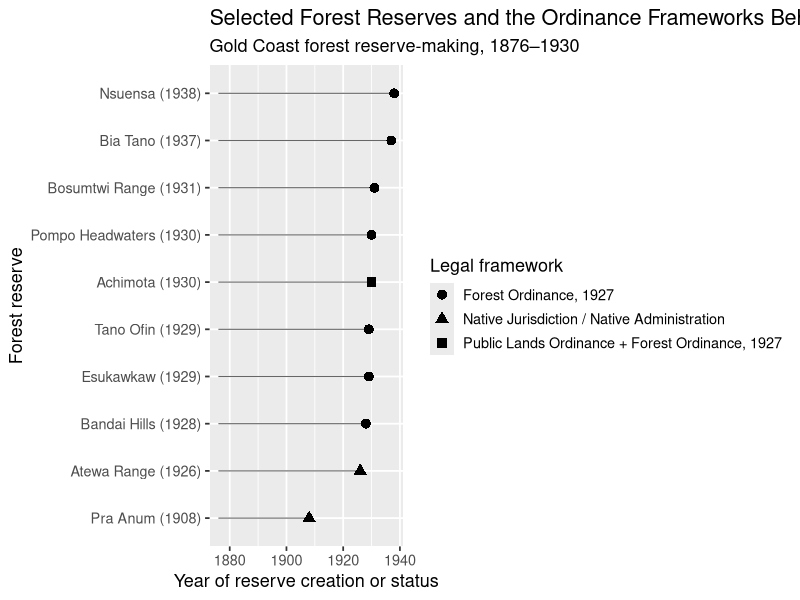

Write the R code that produced this figure.
## ---- chunk 1
#| label: ordinance-reserve-graph
#| message: false
#| warning: false
#| echo: false
#| fig-width: 10
#| fig-height: 6

library(readr)
library(dplyr)
library(ggplot2)
library(stringr) 

# Load dataset
reserves <- read_csv("ghana_forest_reserve_ordinance_mapping_1870_1957.csv") 

# Select only the reserves that matter most for the legal sequence
key_reserves <- reserves %>%
  filter(
    reserve_name %in% c(
      "Pra Anum Forest Reserve",
      "Atewa Range Forest Reserve",
      "Bandai Hills Forest Reserve",
      "Esukawkaw Forest Reserve",
      "Tano Ofin Forest Reserve",
      "Achimota Forest Reserve / Achimota Plantation",
      "Pompo Headwaters Forest Reserve",
      "Bosumtwi Range Forest Reserve",
      "Bia Tano Forest Reserve",
      "Nsuensa Forest Reserve"
    )
  ) %>%
  mutate(
    ordinance_group = case_when(
      creation_or_status_year < 1927 ~ "Native Jurisdiction / Native Administration",
      str_detect(reserve_name, "Achimota") ~ "Public Lands Ordinance + Forest Ordinance, 1927",
      creation_or_status_year >= 1927 ~ "Forest Ordinance, 1927",
      TRUE ~ "Other legal framework"
    ),
    label = paste0(map_label, " (", creation_or_status_year, ")")
  )

# Timeline graph
ggplot(
  key_reserves,
  aes(
    x = creation_or_status_year,
    y = reorder(label, creation_or_status_year),
    shape = ordinance_group
  )
) +
  geom_point(size = 3) +
  geom_segment(
    aes(
      x = 1876,
      xend = creation_or_status_year,
      y = reorder(label, creation_or_status_year),
      yend = reorder(label, creation_or_status_year)
    ),
    linewidth = 0.4,
    alpha = 0.6
  ) +
  labs(
    title = "Selected Forest Reserves and the Ordinance Frameworks Behind Them",
    subtitle = "Gold Coast forest reserve-making, 1876–1930",
    x = "Year of reserve creation or status",
    y = "Forest reserve",
    shape = "Legal framework"
  ) +
  theme_grey(base_size = 13)
